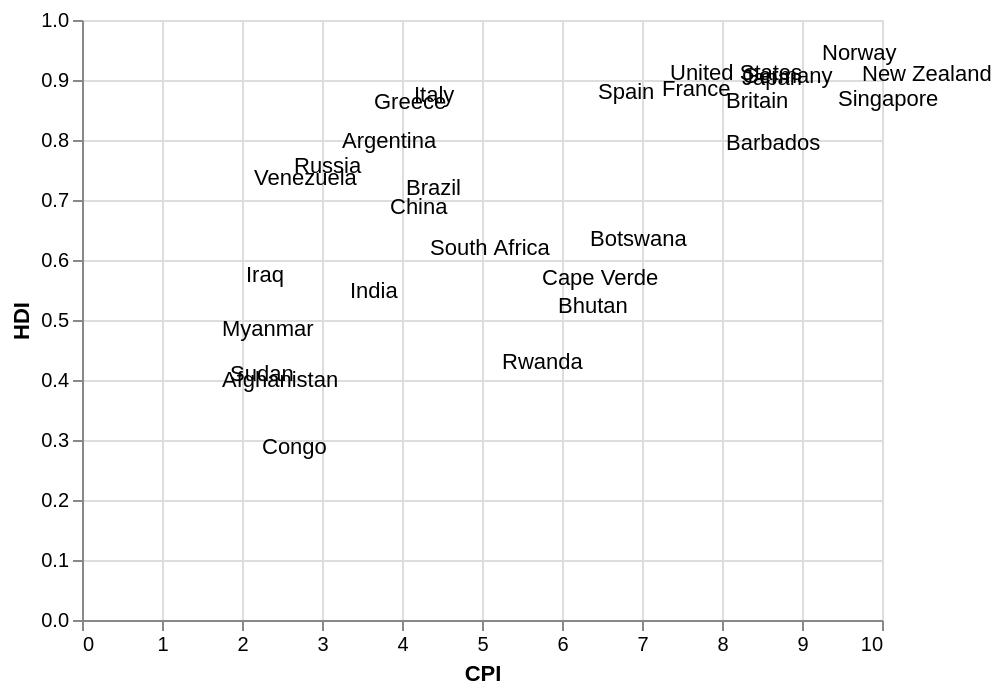

Notebook cell for this chart:
### Code cell
# Solution
text = alt.Chart(df).transform_filter(
    alt.FieldOneOfPredicate(field='Country', oneOf=points_to_label)
).mark_text(
    align='left',
    baseline='middle',
    dx=10
).encode(
    alt.X('CPI:Q'),
    alt.Y('HDI:Q'),
    alt.Text('Country:N')
)

text

### Figure 1 — Vega-Lite specification as saved in the notebook (floating-point values rounded to 4 significant figures; data arrays with more than 128 entries replaced by an {"elided": "..."} marker saying what was removed)
{"config": {"view": {"continuousWidth": 400, "continuousHeight": 300}}, "data": {"name": "data-c6a1e4fe02b1a713f59f03445e289546"}, "mark": {"type": "text", "align": "left", "baseline": "middle", "dx": 10}, "encoding": {"text": {"type": "nominal", "field": "Country"}, "x": {"type": "quantitative", "field": "CPI"}, "y": {"type": "quantitative", "field": "HDI"}}, "transform": [{"filter": {"field": "Country", "oneOf": ["Russia", "Venezuela", "Iraq", "Myanmar", "Sudan", "Afghanistan", "Congo", "Greece", "Argentina", "Brazil", "India", "Italy", "China", "South Africa", "Spain", "Botswana", "Cape Verde", "Bhutan", "Rwanda", "France", "United States", "Germany", "Britain", "Barbados", "Norway", "Japan", "New Zealand", "Singapore"]}}], "$schema": "https://vega.github.io/schema/vega-lite/v4.8.1.json", "datasets": {"data-c6a1e4fe02b1a713f59f03445e289546": {"elided": "173 records"}}}
